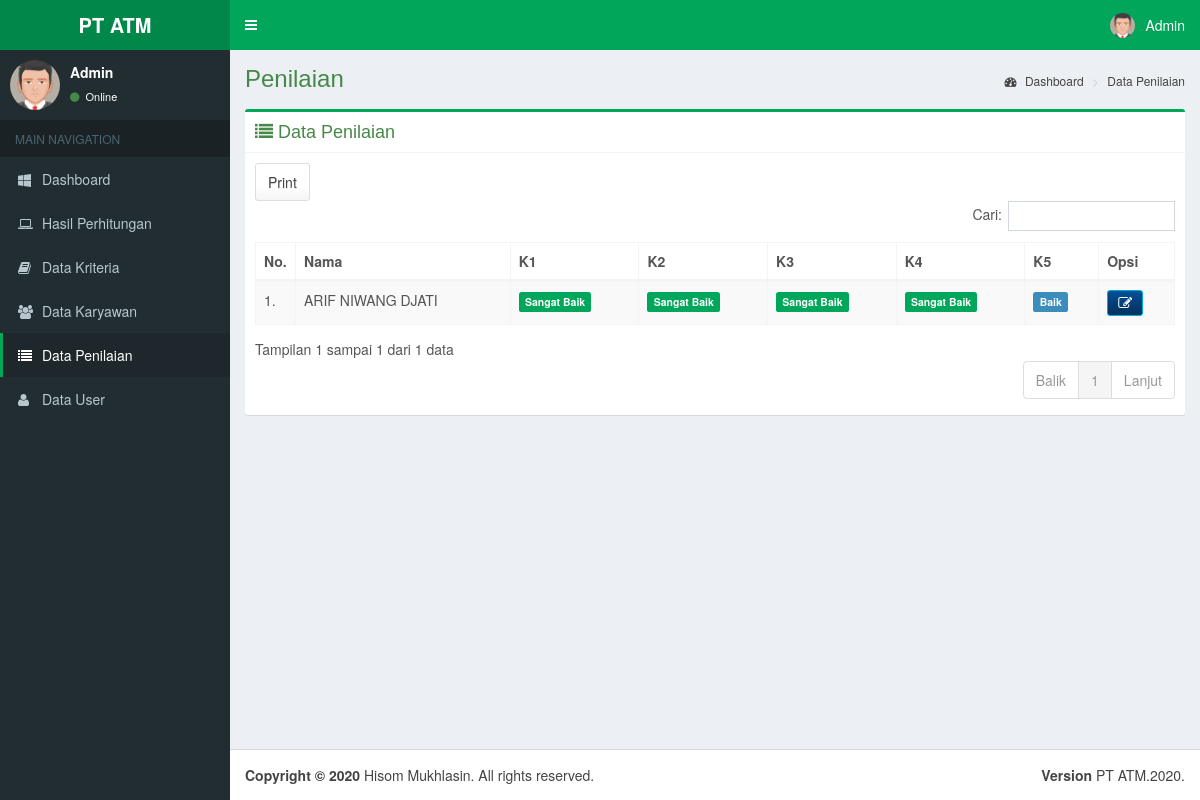
/penilaian.php (signed in), run on the app's committed database.
### tables this page shows
CREATE TABLE `kriteria` (
  `id_kriteria` int(11) NOT NULL AUTO_INCREMENT,
  `kriteria` varchar(50) NOT NULL,
  `cost_benefit` varchar(10) NOT NULL,
  `tipe` varchar(10) NOT NULL DEFAULT 'Option',
  `limit` tinyint(1) NOT NULL,
  PRIMARY KEY (`id_kriteria`)
);

CREATE TABLE `karyawan` (
  `id_karyawan` int(11) NOT NULL AUTO_INCREMENT,
  `foto` varchar(100) NOT NULL DEFAULT '',
  `nama` varchar(100) NOT NULL,
  `email` varchar(100) NOT NULL,
  `nomor_telepon` varchar(20) NOT NULL,
  `alamat` varchar(255) NOT NULL,
  `jenis_kelamin` varchar(10) NOT NULL,
  `password` varchar(255) NOT NULL DEFAULT '',
  PRIMARY KEY (`id_karyawan`)
);

### penilaian.php (the view, shortened to what this page needs)
<?php
include 'dbconf.php';
$sql = "SELECT * FROM `karyawan`";
$karyawan = $mysqli->query($sql);
function ket($input)
{
	if ($input >= 60 && $input <= 79) return "<small class='label label-primary'>Baik</small>";
	if ($input >= 80 && $input <= 100) return "<small class='label label-success'>Sangat Baik</small>";
}
?>
<!DOCTYPE html>
<html>
<head>
	<?php include 'layout/head.php'; ?>
</head>
<body class="hold-transition fixed skin-green sidebar-mini">
<div class="wrapper">
	<header class="main-header">
		<?php include 'layout/header.php'; ?>
	</header>
	<aside class="main-sidebar">
		<?php include 'layout/sidebar.php'; ?>
	</aside>
	<div class="content-wrapper">
		<section class="content-header">
			<h1 class="text-success">Penilaian</h1>
			<ol class="breadcrumb">
				<li><a href="dashboard-ui.php"><i class="fa fa-dashboard"></i> Dashboard</a></li>
				<li><a href="user.php">Data Penilaian</a></li>
			</ol>
		</section>
		<section class="content">
			<div class="box box-success">
				<div class="box-header with-border">
					<h3 class="box-title text-success"><i class="fa fa-list"> </i> Data Penilaian</h3>
				</div>
				<div class="box-body">
					<div class="row">
						<div class="col-lg-12 col-xs-12">
							<table id="maintable" class="table table-responsive table-bordered table-striped table-hover">
								<thead>
								<tr>
									<th width="15px">No.</th>
									<th>Nama</th>
									<?php
									$no = 1;
									$cluster = $mysqli->query("SELECT * FROM `kriteria`");
									if ($cluster->num_rows > 0) {
										while ($cluster->fetch_assoc()) {
											echo "<th>K" . $no++ . "</th>";
										}
									}; ?>
									<th>Opsi</th>
								</tr>
								</thead>
								<tbody>
								<?php
								$i = 1;
								if ($karyawan->num_rows != 0) {
									while ($row = $karyawan->fetch_assoc()) {
										$kriteria = $mysqli->query("SELECT * FROM `kriteria`");
										echo "<tr>";
										echo "<td>" . $i . ".</td>";
										echo "<td>" . ucwords($row['nama']) . "</td>";
										while ($xrow = $kriteria->fetch_assoc()) {
											$sql = "SELECT * FROM `nilai` WHERE `id_karyawan` = " . $row['id_karyawan'] . " AND `id_kriteria` = " . $xrow['id_kriteria'];
											$result = $mysqli->query($sql)->fetch_assoc();
											echo "<td>" . ket($result['nilai']) . "</td>";
										}
										echo '<td><div class="btn-group">';
										echo '<a href="edit-penilaian.php?id=' . $row['id_karyawan'] . '" class="fa fa-edit btn btn-info btn-sm"></a>'; ?>
										<?php
										echo '</div>
										  </td>';
										echo "</tr>";
										$i++;
									}
								}
								?>
								</tbody>
							</table>
						</div>
					</div>
				</div>
			</div>
		</section>
	</div>
	<footer class="main-footer">
		<?php include 'layout/footer.php'; ?>
	</footer>
</div>
</body>
</html>

### data on the page
kriteria: shows "Sangat Baik"
kriteria: shows "Sangat Baik"
kriteria: shows "Sangat Baik"
kriteria: shows "Sangat Baik"
kriteria: shows "Baik"
karyawan: nama "ARIF NIWANG DJATI"

### other printed values
$_SESSION['judul'] "PT ATM"
$_SESSION['user'] "Admin"
